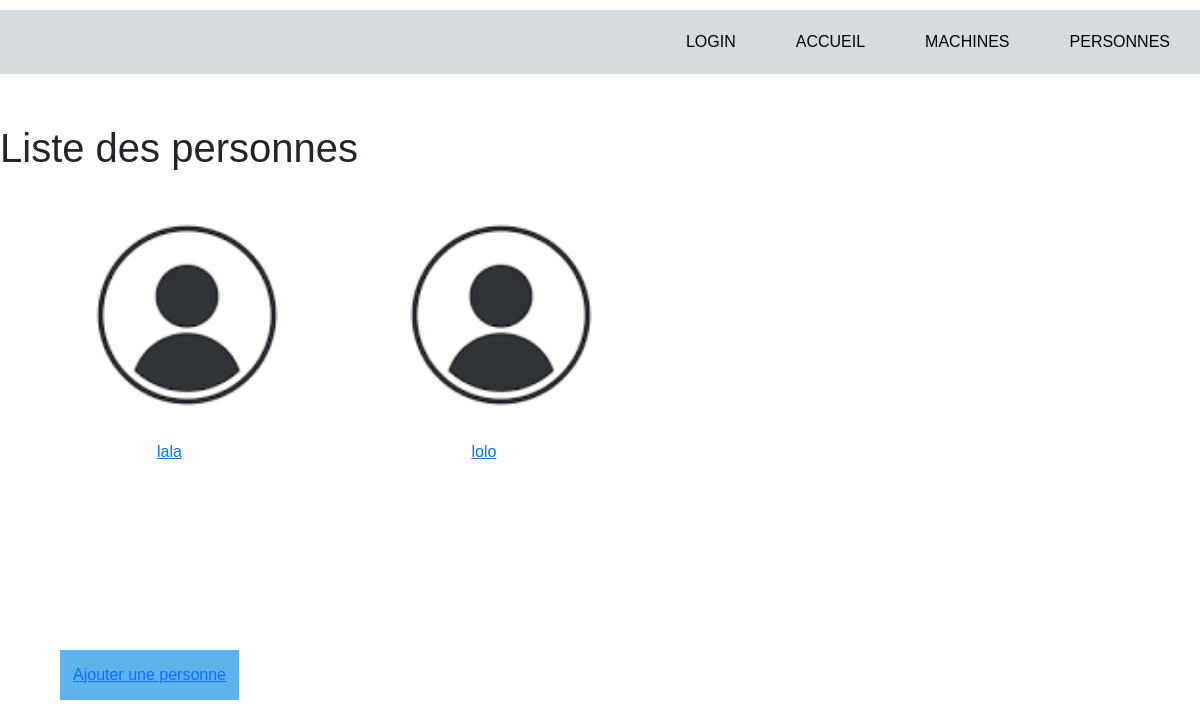
/personnes/, run on an earlier commit of the app's database.
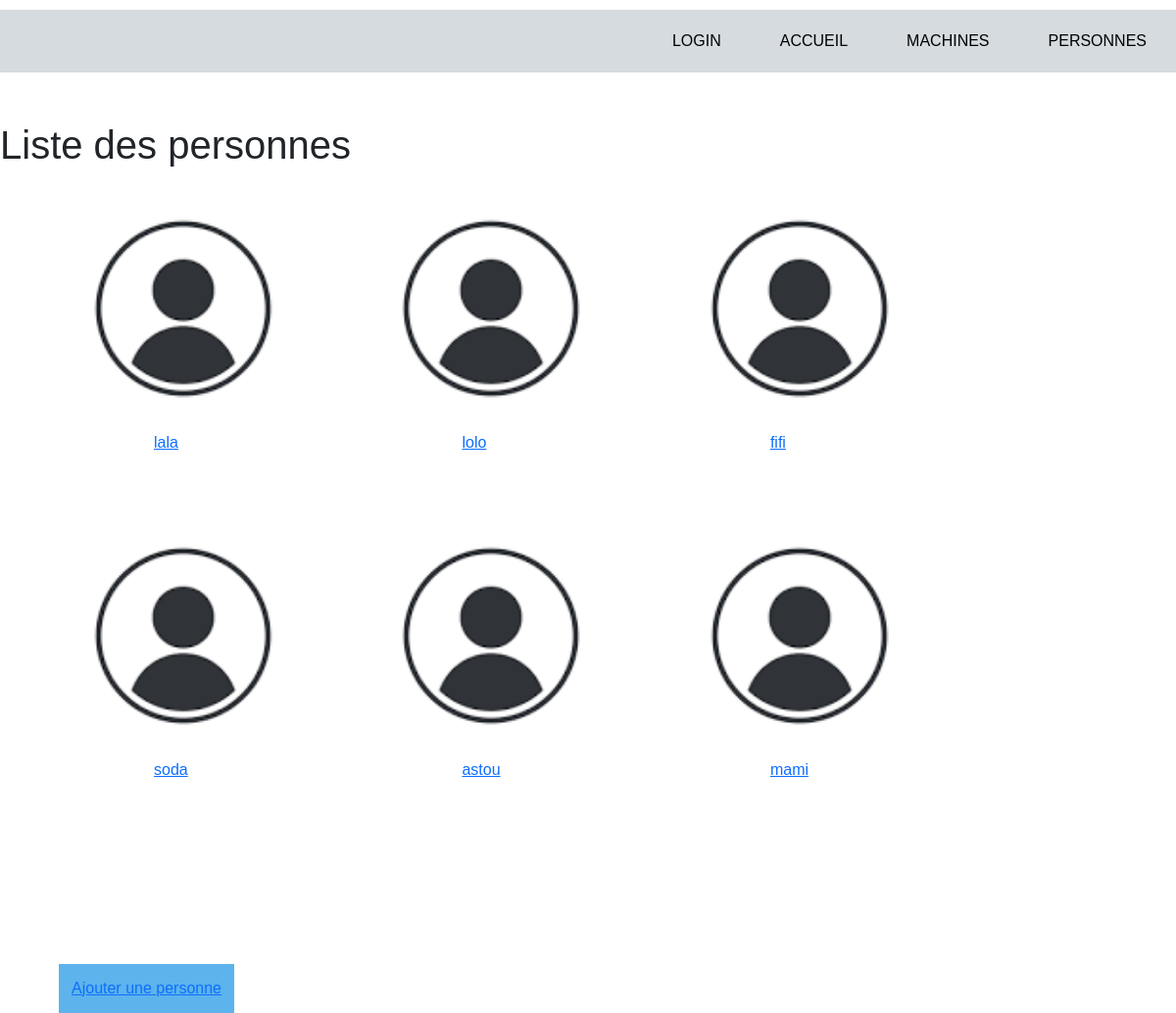
And on a later commit of the database.
### computerApp/models.py (models this page shows, shortened)
class Personnel(models.Model):
    ROLE = (
        ('utilisateur', ('utilisateur - personnel ')),
        ('administrateur', ('administrateur - Réseaux')),
    )
    id = models.AutoField(
        primary_key=True)
    nom= models.CharField(
        max_length= 10)
    prenom= models.CharField(
        max_length= 10)
    pers = models.CharField(
        max_length=64, choices=ROLE, default='utilisateur')

### computerApp/views.py (the view)
# urls.py: path('personnes/', views.personnel_list_view, name='personnes'),
def personnel_list_view(request) :
    personnes = Personnel.objects.all()
    context={'personnes': personnes}
    return render(request, 'computerApp/personnel_list.html', context)

### computerApp/templates/computerApp/personnel_list.html
{% extends "index.html" %}
{% block content %}
{% load static %}
    <div id="personnel_list">
    <h1>Liste des personnes</h1>
    {% if personnes %}
    <ul>
        {% for personnel in personnes %}
            <li class="box2">
                <img src="{% static 'computerApp/images/image_personne.png' %}">
                <a href="{% url 'personne-detail' personnel.id %}">
                    {{personnel.nom}} </a>
            </li>
        {% endfor %}
    </ul>
    {% else %}
        <p>Il n\'y a pas de personnel.</p>
    {% endif %}
    <div class="ajout3">
        <a href="{% url 'add-personne' %}">Ajouter une personne</a>
    </div>
    </div>
{% endblock %}

What changed in the data, as far as the page shows it:
added Personnel: nom "fifi"
added Personnel: nom "soda"
added Personnel: nom "astou"
added Personnel: nom "mami"
